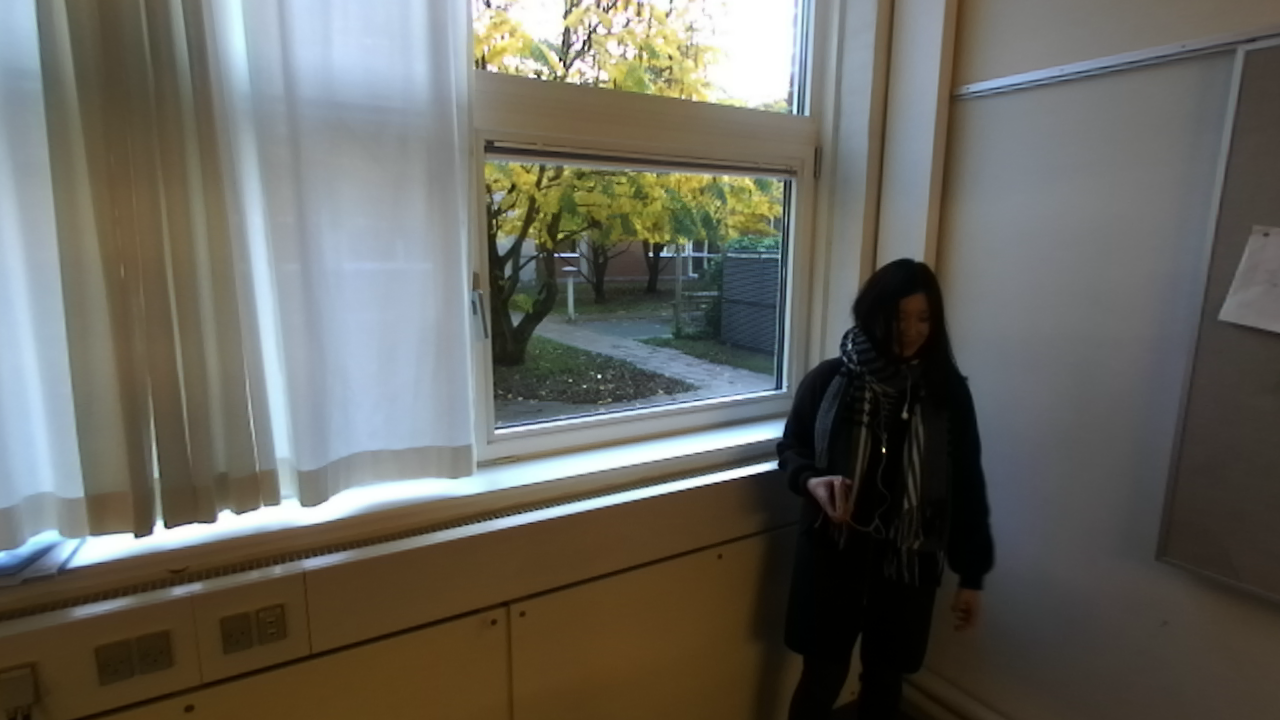
%> input picture cameramatching/zedcam.png, 1280 x 720 px
$ octave matchpoints_poly.m   (GNU Octave 9; MATLAB toolbox functions it lacks are replaced by stand-ins)
%> lines starting %> are read from the running program, lines starting %| are printed output that depends on the picture
### cameramatching/points.m
matchedPtsOriginal  = [ [810.7,115.3],
                        [819.7,145.3],
                        [797.2,178.3],
                        [917.2,262.3],
                        [480.7,274.3],
                        [486.7,160.3],
                        [476.2,68.75],
                        [474.8,109.3],
                        [473.2,313.3],
                        [495.7,433.2],
                        [489.8,335.8],
                        [486.7,335.8],
                        [309.7,506.8],
                        [294.8,497.8],
                        [885.7,449.7],
                        [788.2,385.3],
                        [964.2,607.2],
                        [805,499.7],
                        [785.5,436.3],
                        [874.9,273.1],
                        [916.3,381.9],
                        [872.3,388.3],
                        [846.4,363.7],
                        [841.2,357.3],
                        [517.5,458.3],
                        [638.2,95.75],
                        [639.7,154.3],
                        [635.2,170.8],
                        [641.2,415.3]];

matchedPtsDistorted = [ [550.2,93.45],
                        [569.1,124.6],
                        [541.3,159.1],
                        [661.5,268.2],
                        [198.5,274.9],
                        [210.7,155.8],
                        [204,72.3],
                        [200.7,110.1],
                        [192.9,319.4],
                        [219.6,473.4],
                        [209.6,345],
                        [202.9,348.4],
                        [62.65,509.8],
                        [41.5,492],
                        [628.1,461.9],
                        [542.4,380.6],
                        [694.5,590.8],
                        [544.5,511.3],
                        [529.5,440.8],
                        [630,271.2],
                        [661.5,394.3],
                        [618,401.8],
                        [594,373.3],
                        [591,364.3],
                        [243,466.3],
                        [374.2,76.25],
                        [374.2,137.8],
                        [372.8,157.2],
                        [375.8,413.8]];

### sensorfusion/cameramatching/matchpoints_poly.m
close all

original  = rgb2gray(imread('zedcam.png'));
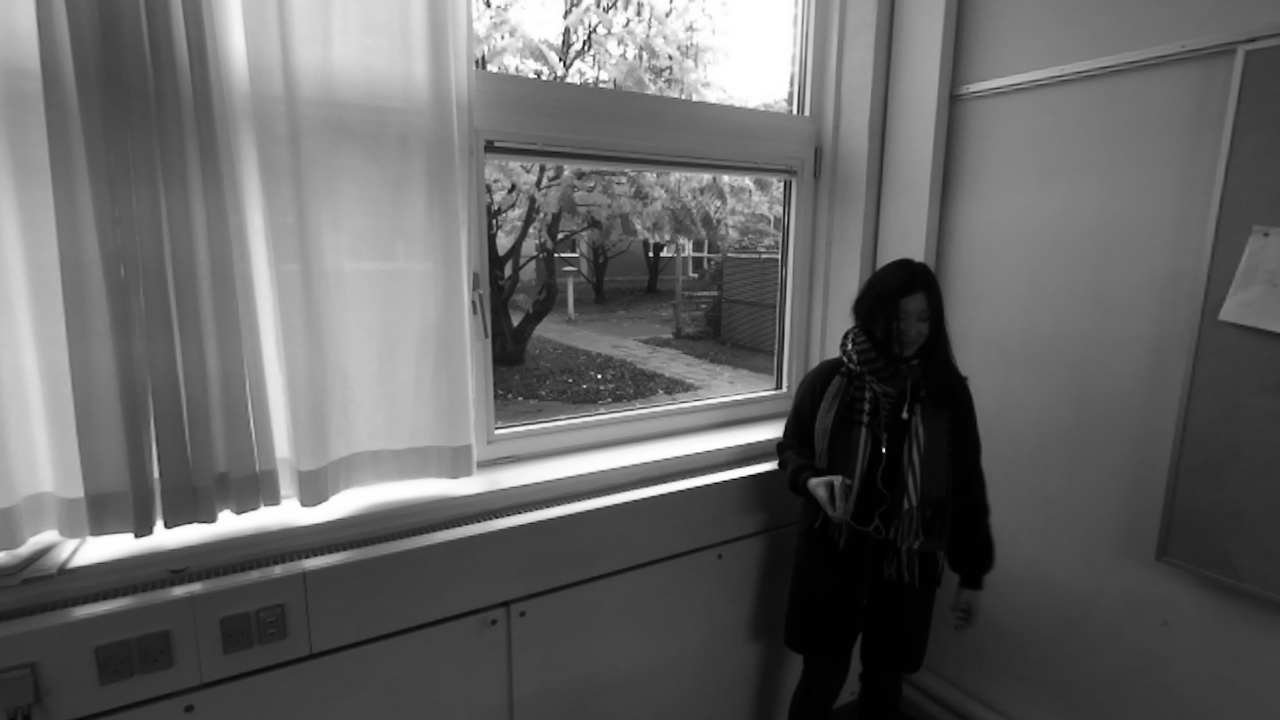
%> original: size 720x1280 uint8; min 0, max 255, mean 101.3
distorted = rgb2gray(imread('ircam.png'));
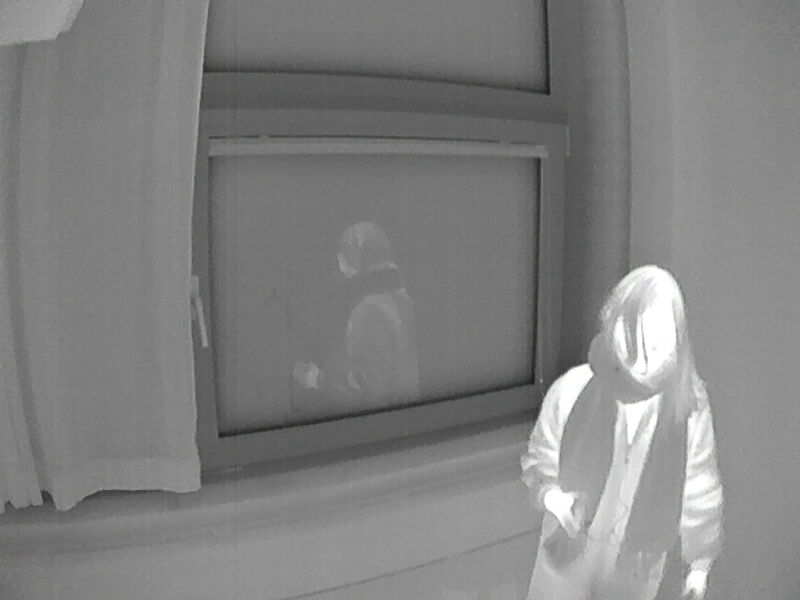
%> input picture cameramatching/ircam.png, 800 x 600 px
%> distorted: size 600x800 uint8; min 29, max 255, mean 128.4

subplot(2,2,1);
imshow(original);

subplot(2,2,2);
imshow(distorted);

points;

subplot(2,2,3);
showMatchedFeatures(original,distorted,...
    matchedPtsOriginal,matchedPtsDistorted);
title('Matched points');
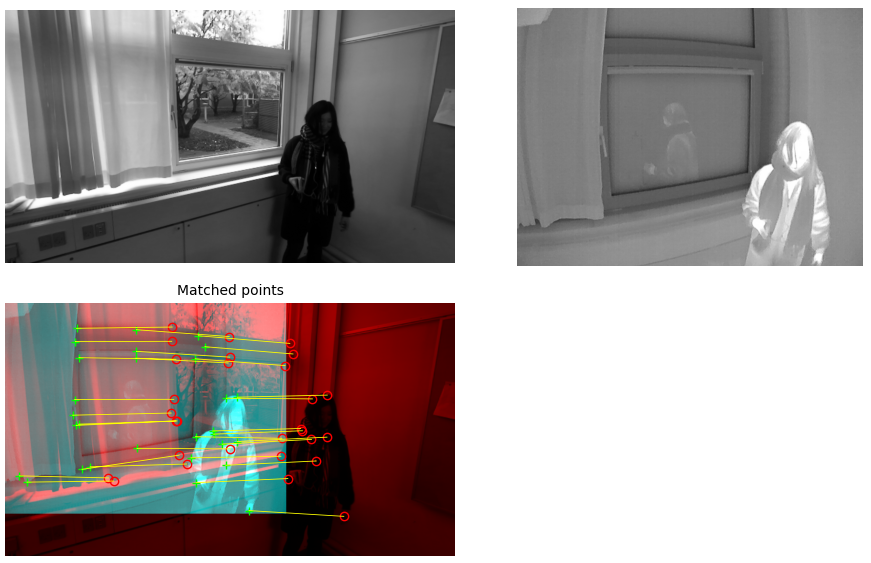
%> figure redrawn from the program's plot data, 3 panels

%> (the run ends here)
